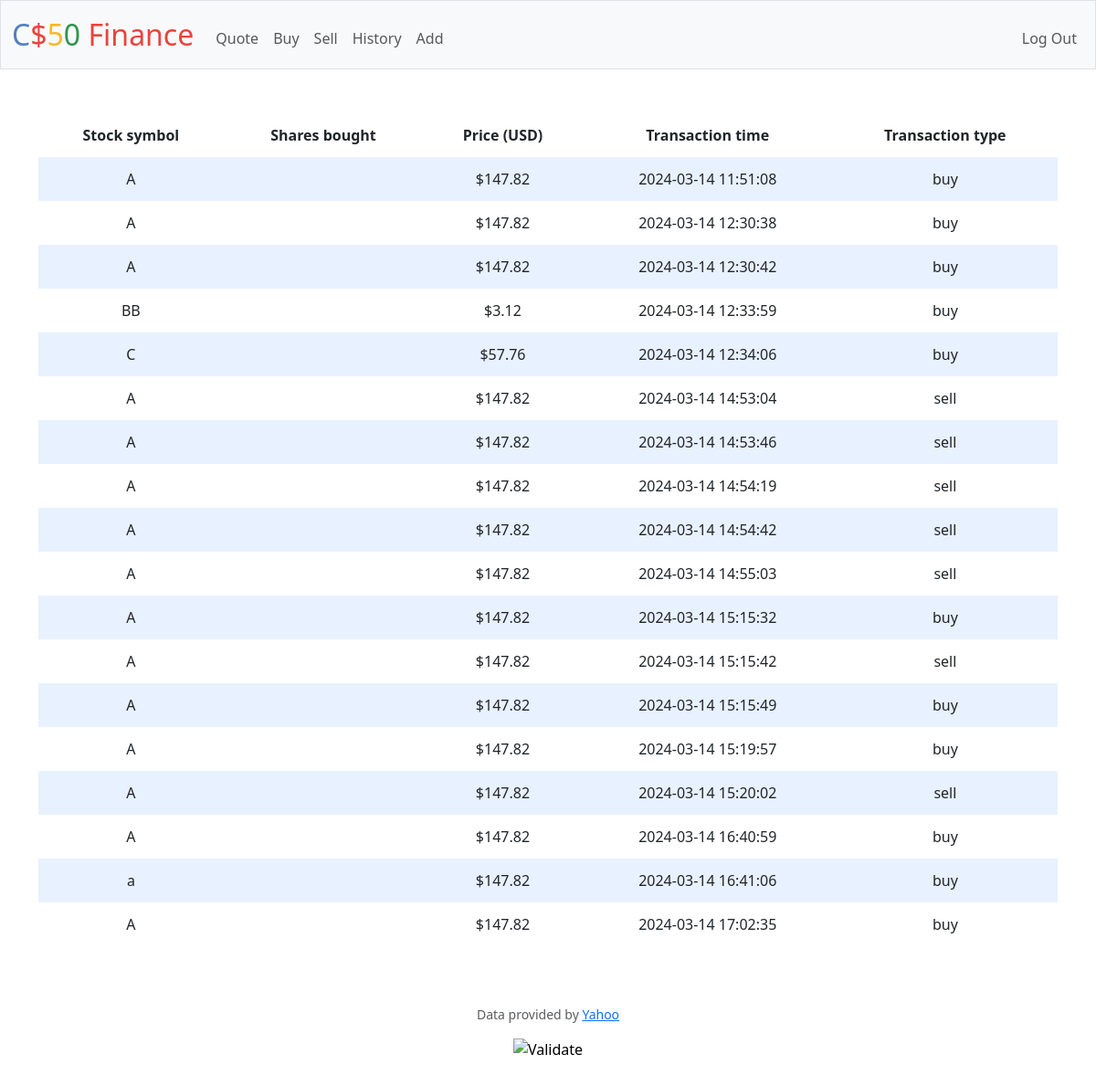
The app's page /history (signed in) with its own data.
### tables this page shows
CREATE TABLE record(
id INTEGER PRIMARY KEY,
user_id INTEGER,
stock_symbol TEXT,
shares INTEGER,
price REAL,
purchase_time TEXT, transaction_type TEXT,
FOREIGN KEY(user_id)
REFERENCES users(id)
);

### app.py (the view)
@app.route("/history")
@login_required
def history():
    user_id = session["user_id"]
    records = db.execute("SELECT * FROM record WHERE user_id = ?", user_id)
    return render_template("history.html", records=records)

### app.py (called while the page is built)
@app.after_request
def after_request(response):
    response.headers["Cache-Control"] = "no-cache, no-store, must-revalidate"
    response.headers["Expires"] = 0
    response.headers["Pragma"] = "no-cache"
    return response

### helpers.py (called while the page is built)
def login_required(f):
    @wraps(f)
    def decorated_function(*args, **kwargs):
        if session.get("user_id") is None:
            return redirect("/login")
        return f(*args, **kwargs)
    return decorated_function

def usd(value):
    return f"${value:,.2f}"

### templates/history.html (shortened to what this page needs)
{% extends "layout.html" %}
{% block main %}
    <form action="/history" method="get">
        <table>
            <thead>
                <tr>
                    <th>Stock symbol</th>
                    <th>Shares bought</th>
                    <th>Price (USD)</th>
                    <th>Transaction time</th>
                    <th>Transaction type</th>
                </tr>
            </thead>
            <tbody>
                {% for record in records %}
                    <tr>
                        <td>{{ record.stock_symbol }}</td>
                        <td>{{ record.total_shares }}</td>
                        <td>{{ record.price | usd }}</td>
                        <td>{{ record.purchase_time }}</td>
                        <td>{{ record.transaction_type }}</td>
                    </tr>
                {% endfor %}
            </tbody>
        </table>
    </form>
{% endblock %}

### templates/layout.html (shortened to what this page needs)
<!DOCTYPE html>
<html lang="en">
    <head>
        <link href="https://cdn.jsdelivr.net/npm/bootstrap@5.3.2/dist/css/bootstrap.min.css" rel="stylesheet">
        <link href="/static/styles.css" rel="stylesheet">
    </head>
    <body>
        <nav class="bg-light border navbar navbar-expand-md navbar-light">
            <div class="container-fluid">
                <a class="navbar-brand" href="/"><span class="blue">C</span><span class="red">$</span><span class="yellow">5</span><span class="green">0</span> <span class="red">Finance</span></a>
                <div class="collapse navbar-collapse" id="navbar">
                    {% if session["user_id"] %}
                        <ul class="navbar-nav me-auto mt-2">
                            <li class="nav-item"><a class="nav-link" href="/quote">Quote</a></li>
                            <li class="nav-item"><a class="nav-link" href="/buy">Buy</a></li>
                            <li class="nav-item"><a class="nav-link" href="/sell">Sell</a></li>
                            <li class="nav-item"><a class="nav-link" href="/history">History</a></li>
                            <li class="nav-item"><a class="nav-link" href="/add">Add</a></li>
                        </ul>
                        <ul class="navbar-nav ms-auto mt-2">
                            <li class="nav-item"><a class="nav-link" href="/logout">Log Out</a></li>
                        </ul>
                    {% else %}
                        <ul class="navbar-nav ms-auto mt-2">
                            <li class="nav-item"><a class="nav-link" href="/register">Register</a></li>
                            <li class="nav-item"><a class="nav-link" href="/login">Log In</a></li>
                        </ul>
                    {% endif %}
                </div>
            </div>
        </nav>
        <main class="container py-5 text-center">
            {% block main %}{% endblock %}
        </main>
        <footer class="mb-5">
            <p class="mb-3 small text-center text-muted">
                Data provided by <a href="https://finance.yahoo.com/">Yahoo</a>
            </p>
            <form action="https://validator.w3.org/check" class="text-center" enctype="multipart/form-data" method="post" target="_blank">
                <input alt="Validate" src="/static/I_heart_validator.png" type="image">
            </form>
        </footer>
    </body>
</html>

### static/styles.css (style rules this page uses)
nav .navbar-brand { font-size: xx-large; }
nav .navbar-brand .blue { color: #537fbe; }
nav .navbar-brand .red { color: #ea433b; }
nav .navbar-brand .yellow { color: #f5b82e; }
nav .navbar-brand .green { color: #2e944b; }
table { background-color: transparent; margin-bottom: 1rem; width: 100%; }
table th, table td { padding: 0.75rem; vertical-align: middle; }
tbody tr:nth-of-type(odd) { background-color: rgb(179, 208, 255, 0.3) }

### records on screen
record: stock_symbol "A", price "$147.82", purchase_time "2024-03-14 11:51:08", transaction_type "buy"
record: stock_symbol "A", price "$147.82", purchase_time "2024-03-14 12:30:38", transaction_type "buy"
record: stock_symbol "A", price "$147.82", purchase_time "2024-03-14 12:30:42", transaction_type "buy"
record: stock_symbol "BB", price "$3.12", purchase_time "2024-03-14 12:33:59", transaction_type "buy"
record: stock_symbol "C", price "$57.76", purchase_time "2024-03-14 12:34:06", transaction_type "buy"
record: stock_symbol "A", price "$147.82", purchase_time "2024-03-14 14:53:04", transaction_type "sell"
record: stock_symbol "A", price "$147.82", purchase_time "2024-03-14 14:53:46", transaction_type "sell"
record: stock_symbol "A", price "$147.82", purchase_time "2024-03-14 14:54:19", transaction_type "sell"
record: stock_symbol "A", price "$147.82", purchase_time "2024-03-14 14:54:42", transaction_type "sell"
record: stock_symbol "A", price "$147.82", purchase_time "2024-03-14 14:55:03", transaction_type "sell"
record: stock_symbol "A", price "$147.82", purchase_time "2024-03-14 15:15:32", transaction_type "buy"
record: stock_symbol "A", price "$147.82", purchase_time "2024-03-14 15:15:42", transaction_type "sell"
record: stock_symbol "A", price "$147.82", purchase_time "2024-03-14 15:15:49", transaction_type "buy"
record: stock_symbol "A", price "$147.82", purchase_time "2024-03-14 15:19:57", transaction_type "buy"
record: stock_symbol "A", price "$147.82", purchase_time "2024-03-14 15:20:02", transaction_type "sell"
record: stock_symbol "A", price "$147.82", purchase_time "2024-03-14 16:40:59", transaction_type "buy"
record: stock_symbol "a", price "$147.82", purchase_time "2024-03-14 16:41:06", transaction_type "buy"
record: stock_symbol "A", price "$147.82", purchase_time "2024-03-14 17:02:35", transaction_type "buy"
